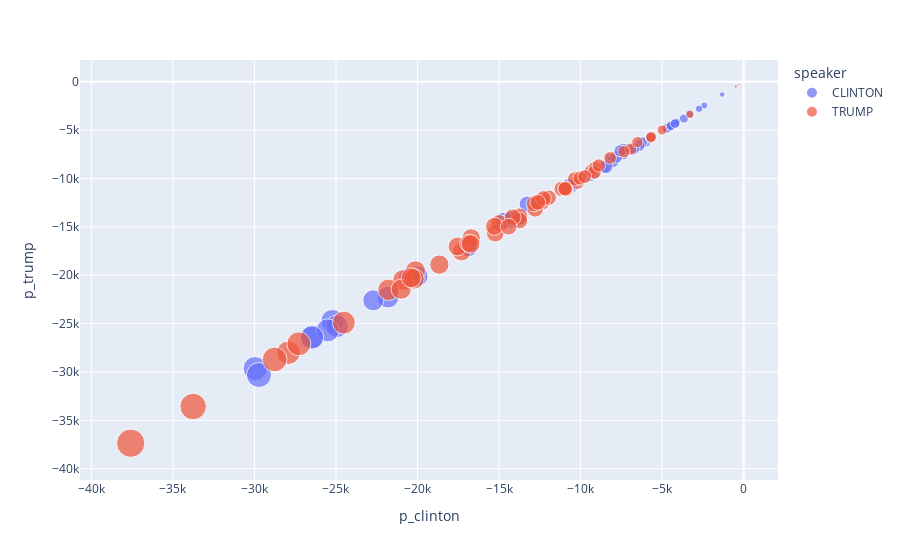

The code cell stored with this chart in its notebook:
### Code cell
import plotly.express as px
fig = px.scatter(tg, x='p_clinton',y='p_trump',color='speaker', size="length", hover_data=['speech_id'])
fig.show()
